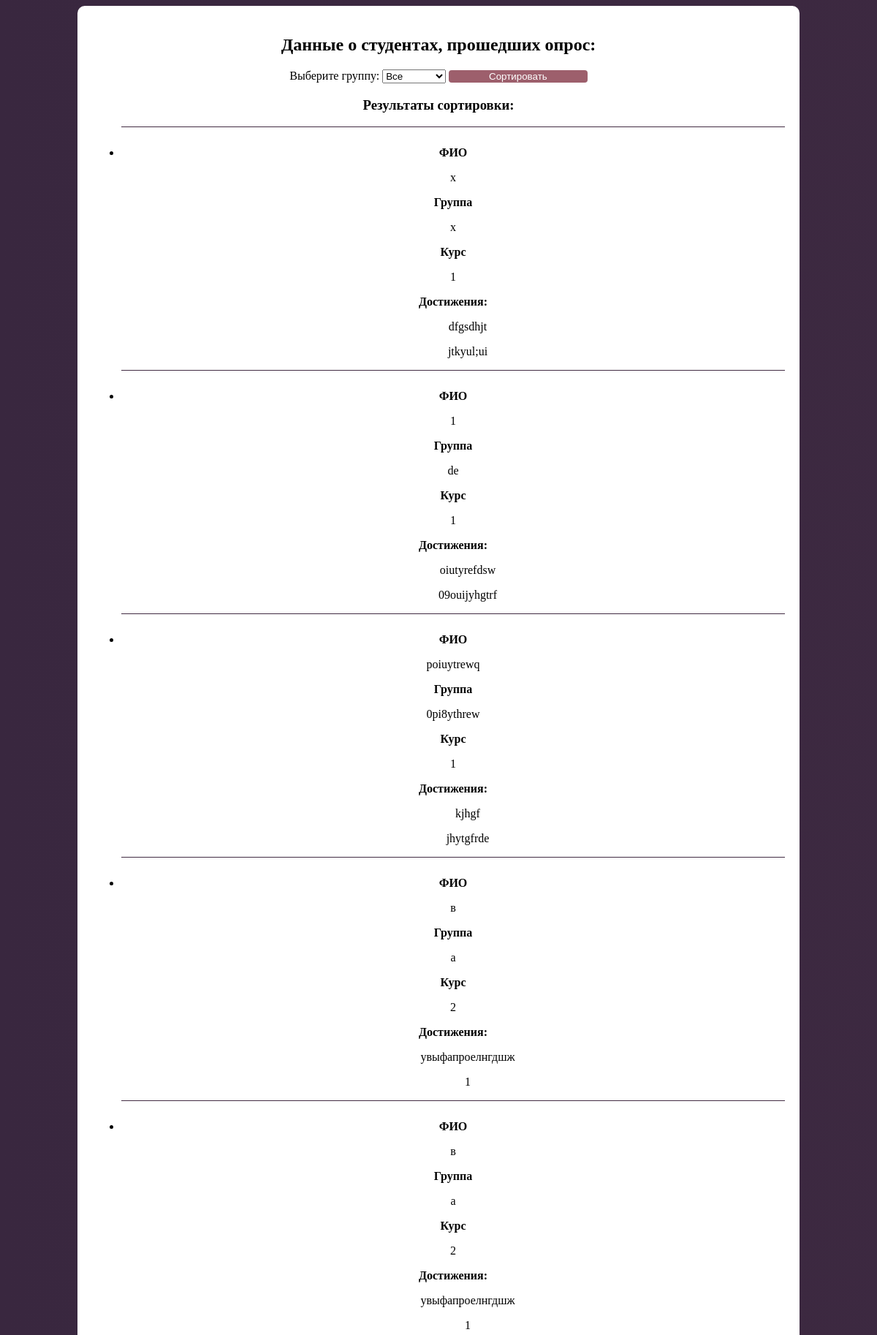
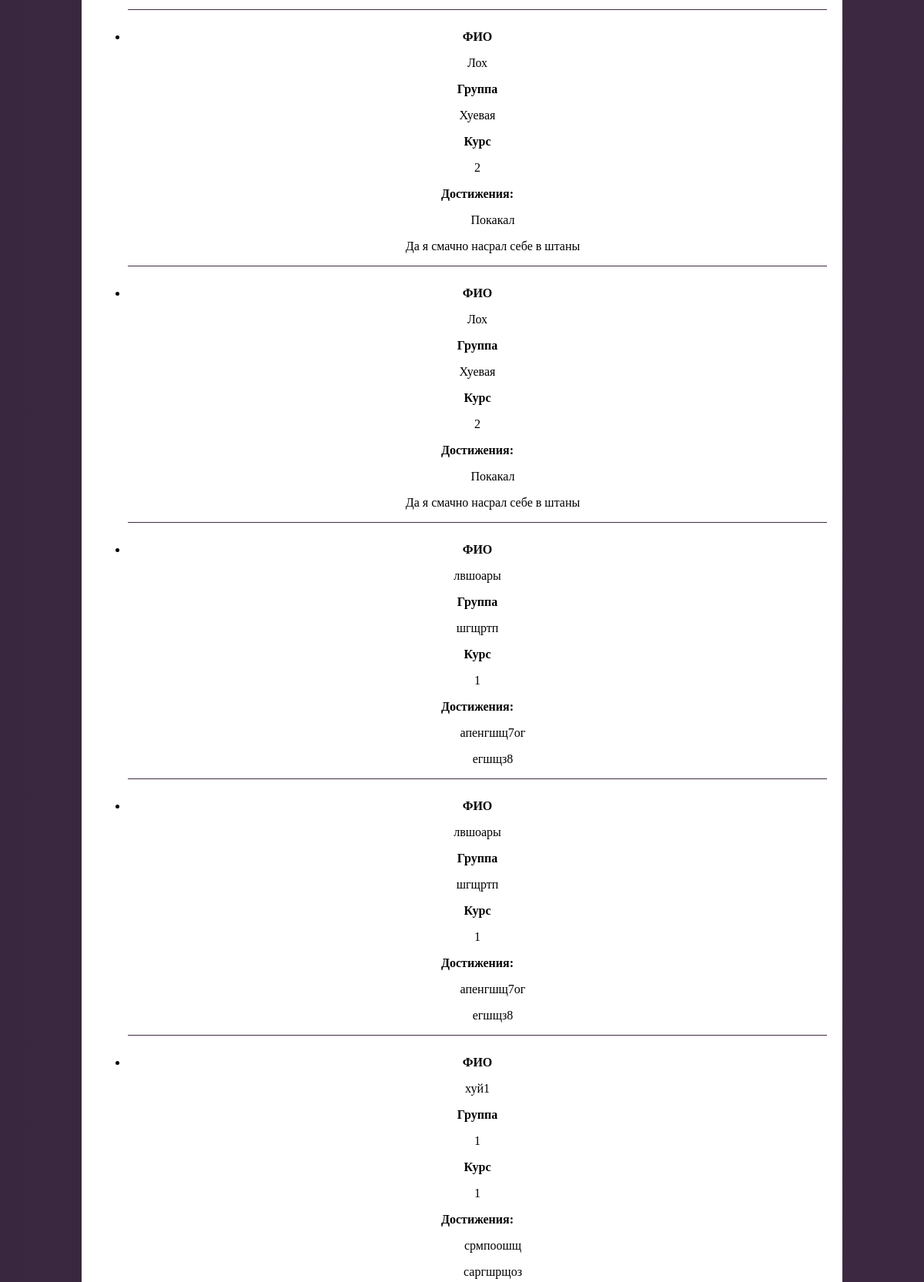
Screenshot of /admin-panel (signed in, upper part) with the database file from the repository (2 pictures, top to bottom).
### models.py (models this page shows)
class Students(db.Model):
    student_id = db.Column(db.Integer, primary_key=True)
    fullname = db.Column(db.String, nullable=False)
    group_name = db.Column(db.String, nullable=False)
    course = db.Column(db.Integer, nullable=False)
    achievements = db.relationship("Achievements", back_populates="student")

class Achievements(db.Model):
    achievement_id = db.Column(db.Integer, primary_key=True)
    student_id = db.Column(db.Integer, db.ForeignKey('students.student_id'))
    achievement = db.Column(db.String, nullable=False)
    description = db.Column(db.Text)
    attachment = db.Column(db.BLOB)
    student = db.relationship("Students", back_populates="achievements")

### app.py (the view)
@app.route('/admin-panel', methods=['GET', 'POST'])
@login_required
def admin_panel():
    students = Students.query.all()
    group_options = db.session.query(Students.group_name).distinct().all()
    group_options = [group[0] for group in group_options]
    if request.method == 'POST':
        group_name = request.form['group_name']
        if group_name != 'All':
            sorted_students = Students.query.filter_by(group_name=group_name).all()
        else:
            sorted_students = students
    else:
        sorted_students = students
    return render_template('pages/admin_panel.html', students=students, sorted_students=sorted_students,
                           group_options=group_options)

### app.py (called while the page is built)
def login_required(f):
    @wraps(f)
    def decorated_function(*args, **kwargs):
        if 'logged_in' in session:
            return f(*args, **kwargs)
        else:
            return redirect(url_for('admin_login'))
    return decorated_function

### templates/pages/admin_panel.html (shortened to what this page needs)
<!DOCTYPE html>
<html>
<head>
    <link rel="stylesheet" href="{{ url_for('static', filename='css/admin.css') }}">
</head>
<body>
<div class="admin-container">
    <h2>Данные о студентах, прошедших опрос:</h2>
    <form method="POST">
        <label for="group_name">Выберите группу:</label>
        <select name="group_name" id="group_name">
            <option value="All">Все</option>
        </select>
        <input class="sort-button" type="submit" value="Сортировать">
    </form>
    <h3>Результаты сортировки:</h3>
    <ul>
        {% for student in sorted_students %}
            <li class="student-line">
                <div class="student-info">
                    <p class="student-heading">ФИО</p>
                    <p>{{ student.fullname }}</p>
                </div>
                <div class="student-info">
                    <p class="student-heading">Группа</p>
                    <p>{{ student.group_name }}</p>
                </div>
                <div class="student-info">
                    <p class="student-heading">Курс</p>
                    <p>{{ student.course }}</p>
                </div>
                <div class="student-info">
                    <p class="student-heading">Достижения:</p>
                    <ul>
                        {% for achievement in student.achievements %}
                            <p>{{ achievement.achievement }}</p>
                            <p>{{ achievement.description }}</p>
                        {% endfor %}
                    </ul>
                </div>
            </li>
        {% endfor %}
    </ul>
</div>
</body>
</html>

### static/css/admin.css (style rules this page uses)
body { display: flex; justify-content: center; align-items: center; background-image: linear-gradient(270deg, #F68F92, #9D5F6C, #422C43, #39273F); background-size: 800% 800%; -webkit-animation: AnimationName 30s ease infinite; -moz-animation: AnimationName 30s ease infinite; animation: AnimationName 30s ease infinite; }
.admin-container { background-color: #FFFFFF; padding: 20px; width: 80%; margin: 0 auto; text-align: center; border-radius: 10px; }
.student-info { margin-top: 10px; }
.student-heading { font-weight: bold; }
.student-line { border-top: 1px solid #422C43; margin-top: 10px; padding-top: 10px; }
.sort-button { width: 20%; background-color: #9D5F6C; border: none; border-radius: 4px; cursor: pointer; color: #FFFFFF; }

### rows the page displays
Students: fullname "x", group_name "x", course "1"
Achievements: achievement "dfgsdhjt", description "jtkyul;ui"
Students: fullname "1", group_name "de", course "1"
Achievements: achievement "oiutyrefdsw", description "09ouijyhgtrf"
Students: fullname "poiuytrewq", group_name "0pi8ythrew", course "1"
Achievements: achievement "kjhgf", description "jhytgfrde"
Students: fullname "в", group_name "а", course "2"
Achievements: achievement "увыфапроелнгдшж", description "1"
Students: fullname "в", group_name "а", course "2"
Achievements: achievement "увыфапроелнгдшж", description "1"
Students: fullname "Лох", group_name "Хуевая", course "2"
Achievements: achievement "Покакал", description "Да я смачно насрал себе в штаны"
Students: fullname "Лох", group_name "Хуевая", course "2"
Achievements: achievement "Покакал", description "Да я смачно насрал себе в штаны"
Students: fullname "лвшоары", group_name "шгщртп", course "1"
Achievements: achievement "апенгшщ7ог", description "егшщз8"
Students: fullname "лвшоары", group_name "шгщртп", course "1"
Achievements: achievement "апенгшщ7ог", description "егшщз8"
Students: fullname "хуй1", group_name "1", course "1"
Achievements: achievement "срмпоошщ", description "саргшрщоз"
